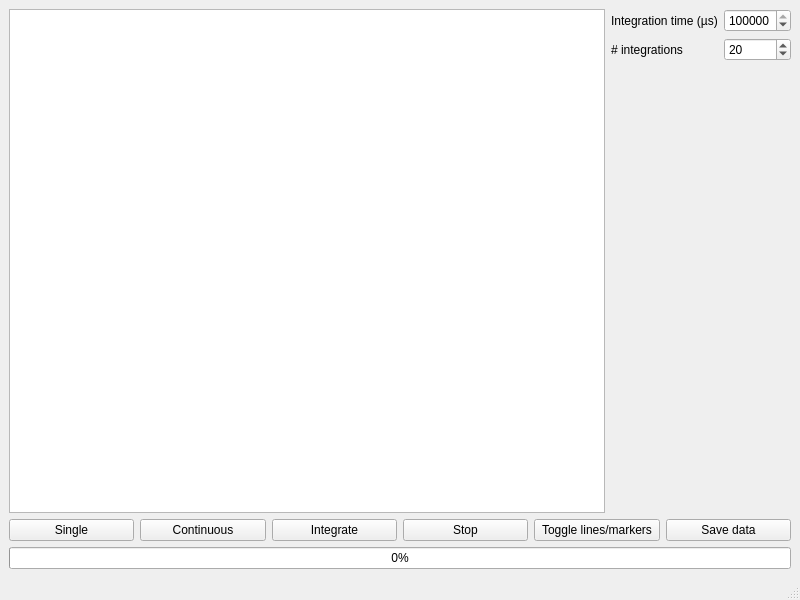
<?xml version="1.0" encoding="UTF-8"?>
<ui version="4.0">
 <class>MainWindow</class>
 <widget class="QMainWindow" name="MainWindow">
  <property name="geometry">
   <rect>
    <x>0</x>
    <y>0</y>
    <width>800</width>
    <height>600</height>
   </rect>
  </property>
  <property name="windowTitle">
   <string>MainWindow</string>
  </property>
  <widget class="QWidget" name="centralwidget">
   <layout class="QVBoxLayout" name="verticalLayout">
    <item>
     <layout class="QHBoxLayout" name="horizontalLayout">
      <item>
       <widget class="PlotWidget" name="plot_widget"/>
      </item>
      <item>
       <layout class="QFormLayout" name="formLayout">
        <item row="0" column="0">
         <widget class="QLabel" name="integrationTimeSLabel">
          <property name="text">
           <string>Integration time (µs)</string>
          </property>
         </widget>
        </item>
        <item row="0" column="1">
         <widget class="QSpinBox" name="integration_time">
          <property name="minimum">
           <number>10000</number>
          </property>
          <property name="maximum">
           <number>100000000</number>
          </property>
          <property name="singleStep">
           <number>1000</number>
          </property>
          <property name="value">
           <number>100000</number>
          </property>
         </widget>
        </item>
        <item row="1" column="0">
         <widget class="QLabel" name="integrationsLabel">
          <property name="text">
           <string># integrations</string>
          </property>
         </widget>
        </item>
        <item row="1" column="1">
         <widget class="QSpinBox" name="num_integrations">
          <property name="minimum">
           <number>1</number>
          </property>
          <property name="maximum">
           <number>1000</number>
          </property>
          <property name="value">
           <number>20</number>
          </property>
         </widget>
        </item>
       </layout>
      </item>
     </layout>
    </item>
    <item>
     <layout class="QHBoxLayout" name="horizontalLayout_2">
      <item>
       <widget class="QPushButton" name="single_button">
        <property name="text">
         <string>Single</string>
        </property>
       </widget>
      </item>
      <item>
       <widget class="QPushButton" name="continuous_button">
        <property name="text">
         <string>Continuous</string>
        </property>
       </widget>
      </item>
      <item>
       <widget class="QPushButton" name="integrate_button">
        <property name="text">
         <string>Integrate</string>
        </property>
       </widget>
      </item>
      <item>
       <widget class="QPushButton" name="stop_button">
        <property name="text">
         <string>Stop</string>
        </property>
       </widget>
      </item>
      <item>
       <widget class="QPushButton" name="toggle_lines_button">
        <property name="text">
         <string>Toggle lines/markers</string>
        </property>
       </widget>
      </item>
      <item>
       <widget class="QPushButton" name="save_button">
        <property name="text">
         <string>Save data</string>
        </property>
       </widget>
      </item>
     </layout>
    </item>
    <item>
     <widget class="QProgressBar" name="progress_bar">
      <property name="value">
       <number>0</number>
      </property>
     </widget>
    </item>
   </layout>
  </widget>
  <widget class="QMenuBar" name="menubar">
   <property name="geometry">
    <rect>
     <x>0</x>
     <y>0</y>
     <width>800</width>
     <height>37</height>
    </rect>
   </property>
  </widget>
  <widget class="QStatusBar" name="statusbar"/>
 </widget>
 <customwidgets>
  <customwidget>
   <class>PlotWidget</class>
   <extends>QGraphicsView</extends>
   <header>pyqtgraph</header>
  </customwidget>
 </customwidgets>
 <resources/>
 <connections/>
</ui>
